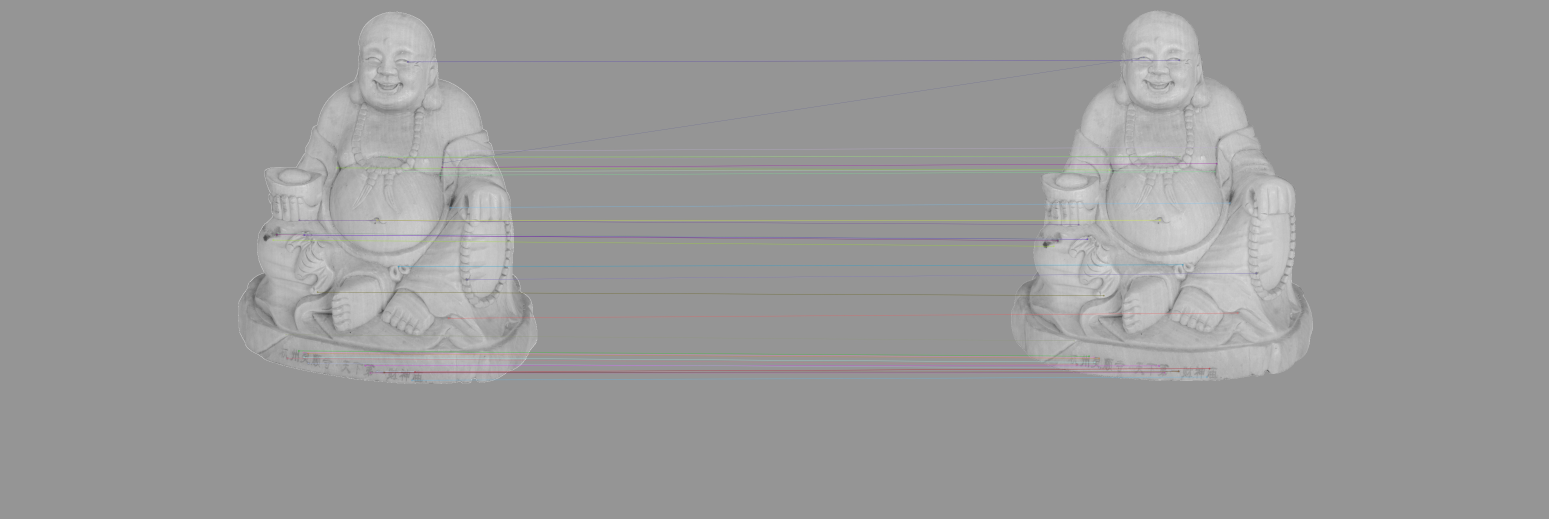
//> input picture data/good.jpg, 7744 x 2592 px (shown at 1/5 size)
$ ./hough_circle_test ../data/good.jpg   (built with g++ and OpenCV 4)
//> lines starting //> are read from the running program, lines starting //| are printed output that depends on the picture; after the words box and inside, x2 and y2 are one past the last pixel; in counts of white or black regions, pixels touching at a corner belong together
/********************************************************************************
*
*
*  This program is demonstration for ellipse fitting. Program finds
*  contours and approximate it by ellipses.
*
*  Trackbar specify threshold parametr.
*
*  White lines is contours. Red lines is fitting ellipses.
*
*
*  Autor:  Denis Burenkov.
*
*
*
********************************************************************************/
#include "opencv2/imgproc/imgproc.hpp"
#include "opencv2/highgui/highgui.hpp"
#include <iostream>
using namespace cv;
using namespace std;

// static void help()
// {
//     cout <<
//             "\nThis program is demonstration for ellipse fitting. The program finds\n"
//             "contours and approximate it by ellipses.\n"
//             "Call:\n"
//             "./fitellipse [image_name -- Default stuff.jpg]\n" << endl;
// }

int sliderPos = 100;
int max_w = 1000;
int min_w = 20;
Mat image;

void processImage(int, void*);

int main( int argc, char** argv )
{
    // const char* filename = argc == 2 ? argv[1] : (char*)"stuff.jpg";
    image = imread(argv[1], 0);
//> image: 2592 rows x 7744 cols, CV_8UC1; min 56, max 253, mean 154.1
    if( image.empty() )
    {
        // cout << "Couldn't open image " << filename << "\nUsage: fitellipse <image_name>\n";
        return 0;
    }
    namedWindow("source", WINDOW_NORMAL);
    imshow("source", image);
    namedWindow("result", WINDOW_NORMAL);

    // Create toolbars. HighGUI use.
    createTrackbar( "threshold", "result", &sliderPos, 255, processImage );
    createTrackbar( "max", "result", &max_w, 2000, processImage );
    createTrackbar( "min", "result", &min_w, 255, processImage );
    processImage(0, 0);

    // Wait for a key stroke; the same function arranges events processing
    waitKey();
    return 0;
}

// Define trackbar callback functon. This function find contours,
// draw it and approximate it by ellipses.
void processImage(int /*h*/, void*)
{
    vector<vector<Point> > contours;
    Mat bimage = image >= sliderPos;
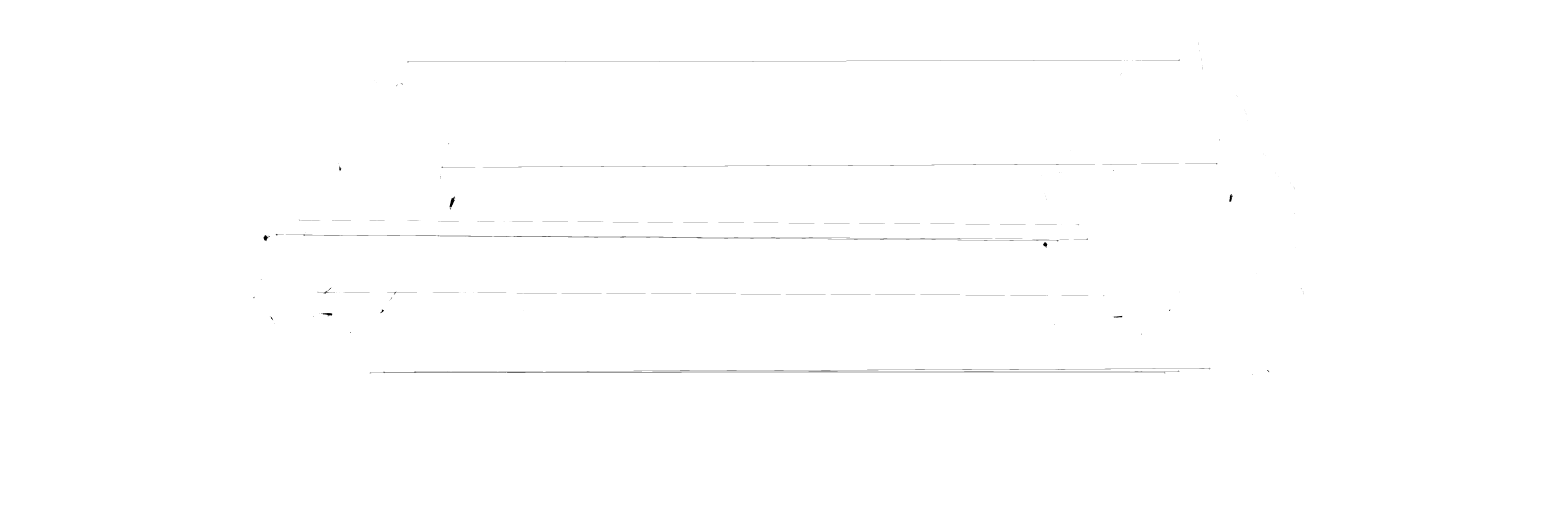
//> bimage: 2592 rows x 7744 cols, CV_8UC1 (shown at 1/5 size); 99.8% white; black in thin lines or dots, all inside (x1, y1, x2, y2) = (1267, 212, 6519, 1873)

    findContours(bimage, contours, CV_RETR_LIST, CV_CHAIN_APPROX_NONE);
//> contours = 324 contours, 235 with area under 20; largest, box (x1, y1, x2, y2) and area: (0, 0, 7744, 2592) 20062113, (1428, 1171, 5293, 1208) 13969, (1852, 1857, 5824, 1868) 9558, (2727, 1839, 6049, 1858) 7180, (2534, 1856, 5653, 1863) 6763

    Mat cimage = Mat::zeros(bimage.size(), CV_8UC3);
    int num=0;
    std::vector<Point> hsj;
    for(size_t i = 0; i < contours.size(); i++)
    {
        size_t count = contours[i].size();
        if( count < 6 )
            continue;

        Mat pointsf;
        Mat(contours[i]).convertTo(pointsf, CV_32F);
        RotatedRect box = fitEllipse(pointsf);

        if( MAX(box.size.width, box.size.height) > MIN(box.size.width, box.size.height)*30 )
            continue;
        if( MAX(box.size.width, box.size.height) > max_w || MIN(box.size.width, box.size.height) < min_w)
            continue;
        // drawContours(cimage, contours, (int)i, Scalar::all(255), 1, 8);
        ++num;
        // ellipse(cimage, box, Scalar(0,0,255), 1, CV_AA);
        ellipse(cimage, box.center, box.size*0.5f, box.angle, 0, 360, Scalar(0,255,0), 1, CV_AA);
        // [4 lines of commented-out code are left out]
        cv::Point2f pt(box.center.x,box.center.y);
        hsj.push_back(pt);
    }
//> this loop made 324 passes
//> (count, box) on passes 1, 2, 3, 7, 11, 12, 14, 15, 16, 17, 18: (9, centre (6262.8, 1871.6), size (3, 4.1), angle 111), (6, centre (5823.5, 1867), size (2.1, 3), angle 90), (8, centre (1852, 1867), size (2.2, 4.1), angle 90), (6, centre (1849, 1865.5), size (2.1, 3), angle 0), (10, centre (5823.5, 1861), size (2.2, 5.2), angle 90), (6, centre (1851.5, 1861), size (2.1, 3), angle 90), (10, centre (5892.5, 1859), size (2.2, 5.2), angle 90), (6, centre (1921.5, 1859), size (2.1, 3), angle 90), (12, centre (2490, 1858), size (2.2, 6.5), angle 90), (462, centre (2370.5, 1858), size (2, 1060.9), angle 90), (10, centre (2252.5, 1858), size (2.2, 5.2), angle 90)
//> count on passes 4, 5, 6, 8, 9, 10: 4, 4, 4, 4, 4, 4
//> after the loop, num = 1; hsj = 1 Point (x, y): [1328, 1190]
//> (the run ends here: the program stops with an error, at `RotatedRect hsj_box = fitEllipse(hsj);`)
